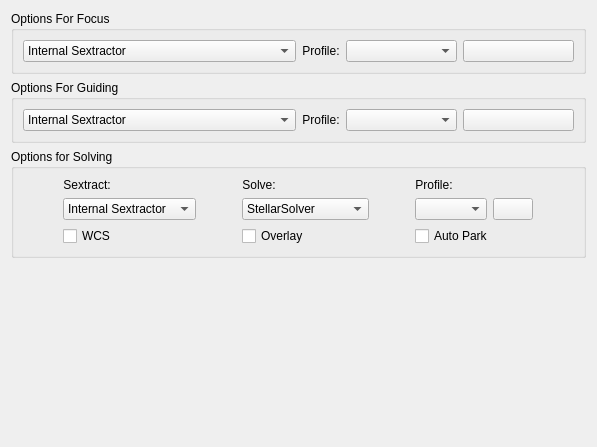
<?xml version="1.0" encoding="UTF-8"?>
<ui version="4.0">
 <class>OpsAlign</class>
 <widget class="QWidget" name="OpsAlign">
  <property name="geometry">
   <rect>
    <x>0</x>
    <y>0</y>
    <width>597</width>
    <height>447</height>
   </rect>
  </property>
  <layout class="QVBoxLayout" name="verticalLayout">
   <item>
    <widget class="QGroupBox" name="groupBox_4">
     <property name="title">
      <string>Options For Focus</string>
     </property>
     <layout class="QGridLayout" name="gridLayout_18">
      <item row="0" column="1">
       <widget class="QComboBox" name="sextractorTypeForSextraction">
        <item>
         <property name="text">
          <string>Internal Sextractor</string>
         </property>
        </item>
        <item>
         <property name="text">
          <string>External Sextractor</string>
         </property>
        </item>
       </widget>
      </item>
      <item row="0" column="4">
       <layout class="QHBoxLayout" name="horizontalLayout_2">
        <item>
         <widget class="QLabel" name="label_68">
          <property name="sizePolicy">
           <sizepolicy hsizetype="Fixed" vsizetype="Preferred">
            <horstretch>0</horstretch>
            <verstretch>0</verstretch>
           </sizepolicy>
          </property>
          <property name="maximumSize">
           <size>
            <width>16777215</width>
            <height>15</height>
           </size>
          </property>
          <property name="text">
           <string>Profile:</string>
          </property>
          <property name="alignment">
           <set>Qt::AlignCenter</set>
          </property>
         </widget>
        </item>
        <item>
         <widget class="QComboBox" name="focusProfile">
          <property name="sizePolicy">
           <sizepolicy hsizetype="Preferred" vsizetype="Fixed">
            <horstretch>0</horstretch>
            <verstretch>0</verstretch>
           </sizepolicy>
          </property>
          <property name="currentIndex">
           <number>-1</number>
          </property>
         </widget>
        </item>
        <item>
         <widget class="QPushButton" name="editFocusProfile">
          <property name="text">
           <string/>
          </property>
         </widget>
        </item>
       </layout>
      </item>
     </layout>
    </widget>
   </item>
   <item>
    <widget class="QGroupBox" name="groupBox_5">
     <property name="title">
      <string>Options For Guiding</string>
     </property>
     <layout class="QGridLayout" name="gridLayout_19">
      <item row="0" column="2">
       <layout class="QHBoxLayout" name="horizontalLayout_3">
        <item>
         <widget class="QLabel" name="label_70">
          <property name="sizePolicy">
           <sizepolicy hsizetype="Fixed" vsizetype="Preferred">
            <horstretch>0</horstretch>
            <verstretch>0</verstretch>
           </sizepolicy>
          </property>
          <property name="maximumSize">
           <size>
            <width>16777215</width>
            <height>15</height>
           </size>
          </property>
          <property name="text">
           <string>Profile:</string>
          </property>
          <property name="alignment">
           <set>Qt::AlignCenter</set>
          </property>
         </widget>
        </item>
        <item>
         <widget class="QComboBox" name="guidingProfile">
          <property name="sizePolicy">
           <sizepolicy hsizetype="Preferred" vsizetype="Fixed">
            <horstretch>0</horstretch>
            <verstretch>0</verstretch>
           </sizepolicy>
          </property>
          <property name="currentIndex">
           <number>-1</number>
          </property>
         </widget>
        </item>
        <item>
         <widget class="QPushButton" name="editGuidingProfile">
          <property name="text">
           <string/>
          </property>
         </widget>
        </item>
       </layout>
      </item>
      <item row="0" column="1">
       <widget class="QComboBox" name="sextractorTypeForSextraction_2">
        <item>
         <property name="text">
          <string>Internal Sextractor</string>
         </property>
        </item>
        <item>
         <property name="text">
          <string>External Sextractor</string>
         </property>
        </item>
       </widget>
      </item>
     </layout>
    </widget>
   </item>
   <item>
    <widget class="QGroupBox" name="groupBox_6">
     <property name="title">
      <string>Options for Solving</string>
     </property>
     <layout class="QGridLayout" name="gridLayout_17">
      <item row="0" column="1">
       <widget class="QLabel" name="label_72">
        <property name="sizePolicy">
         <sizepolicy hsizetype="Fixed" vsizetype="Preferred">
          <horstretch>0</horstretch>
          <verstretch>0</verstretch>
         </sizepolicy>
        </property>
        <property name="maximumSize">
         <size>
          <width>16777215</width>
          <height>15</height>
         </size>
        </property>
        <property name="text">
         <string>Solve:</string>
        </property>
        <property name="alignment">
         <set>Qt::AlignCenter</set>
        </property>
       </widget>
      </item>
      <item row="0" column="3">
       <widget class="QLabel" name="label_71">
        <property name="sizePolicy">
         <sizepolicy hsizetype="Fixed" vsizetype="Preferred">
          <horstretch>0</horstretch>
          <verstretch>0</verstretch>
         </sizepolicy>
        </property>
        <property name="maximumSize">
         <size>
          <width>16777215</width>
          <height>15</height>
         </size>
        </property>
        <property name="text">
         <string>Profile:</string>
        </property>
        <property name="alignment">
         <set>Qt::AlignCenter</set>
        </property>
       </widget>
      </item>
      <item row="1" column="1">
       <widget class="QComboBox" name="solverType">
        <item>
         <property name="text">
          <string>StellarSolver</string>
         </property>
        </item>
        <item>
         <property name="text">
          <string>Local Astrometry</string>
         </property>
        </item>
        <item>
         <property name="text">
          <string>Local ASTAP</string>
         </property>
        </item>
        <item>
         <property name="text">
          <string>Online Astrometry</string>
         </property>
        </item>
       </widget>
      </item>
      <item row="0" column="0">
       <widget class="QLabel" name="label_73">
        <property name="sizePolicy">
         <sizepolicy hsizetype="Fixed" vsizetype="Preferred">
          <horstretch>0</horstretch>
          <verstretch>0</verstretch>
         </sizepolicy>
        </property>
        <property name="maximumSize">
         <size>
          <width>16777215</width>
          <height>15</height>
         </size>
        </property>
        <property name="text">
         <string>Sextract:</string>
        </property>
        <property name="alignment">
         <set>Qt::AlignCenter</set>
        </property>
       </widget>
      </item>
      <item row="2" column="0">
       <widget class="QCheckBox" name="kcfg_AstrometrySolverWCS">
        <property name="toolTip">
         <string>enable World Coordinate System (WCS). WCS is used to encode RA/DEC coordinates in captured CCD images.</string>
        </property>
        <property name="text">
         <string>WCS</string>
        </property>
       </widget>
      </item>
      <item row="2" column="3">
       <widget class="QCheckBox" name="kcfg_PAHAutoPark">
        <property name="toolTip">
         <string>&lt;html&gt;&lt;head/&gt;&lt;body&gt;&lt;p&gt;Automatically park mount after completing Polar Alignment Assistant Tools. Beware that turning this option off might lead to inaccurate results.&lt;/p&gt;&lt;/body&gt;&lt;/html&gt;</string>
        </property>
        <property name="text">
         <string>Auto Park</string>
        </property>
       </widget>
      </item>
      <item row="1" column="0">
       <widget class="QComboBox" name="sextractorTypeForSolving">
        <item>
         <property name="text">
          <string>Internal Sextractor</string>
         </property>
        </item>
        <item>
         <property name="text">
          <string>External Sextractor</string>
         </property>
        </item>
        <item>
         <property name="text">
          <string>BuiltIn Sextractor</string>
         </property>
        </item>
       </widget>
      </item>
      <item row="2" column="1">
       <widget class="QCheckBox" name="kcfg_AstrometrySolverOverlay">
        <property name="toolTip">
         <string>Display received FITS images unto solver FOV rectangle in the sky map</string>
        </property>
        <property name="text">
         <string>Overlay</string>
        </property>
       </widget>
      </item>
      <item row="1" column="3">
       <layout class="QHBoxLayout" name="horizontalLayout_4">
        <item>
         <widget class="QComboBox" name="solverProfile">
          <property name="sizePolicy">
           <sizepolicy hsizetype="Preferred" vsizetype="Fixed">
            <horstretch>0</horstretch>
            <verstretch>0</verstretch>
           </sizepolicy>
          </property>
          <property name="currentIndex">
           <number>-1</number>
          </property>
         </widget>
        </item>
        <item>
         <widget class="QPushButton" name="editSolverProfile">
          <property name="text">
           <string/>
          </property>
         </widget>
        </item>
       </layout>
      </item>
     </layout>
    </widget>
   </item>
   <item>
    <spacer name="verticalSpacer_6">
     <property name="orientation">
      <enum>Qt::Vertical</enum>
     </property>
     <property name="sizeHint" stdset="0">
      <size>
       <width>20</width>
       <height>3</height>
      </size>
     </property>
    </spacer>
   </item>
  </layout>
 </widget>
 <resources/>
 <connections/>
</ui>
